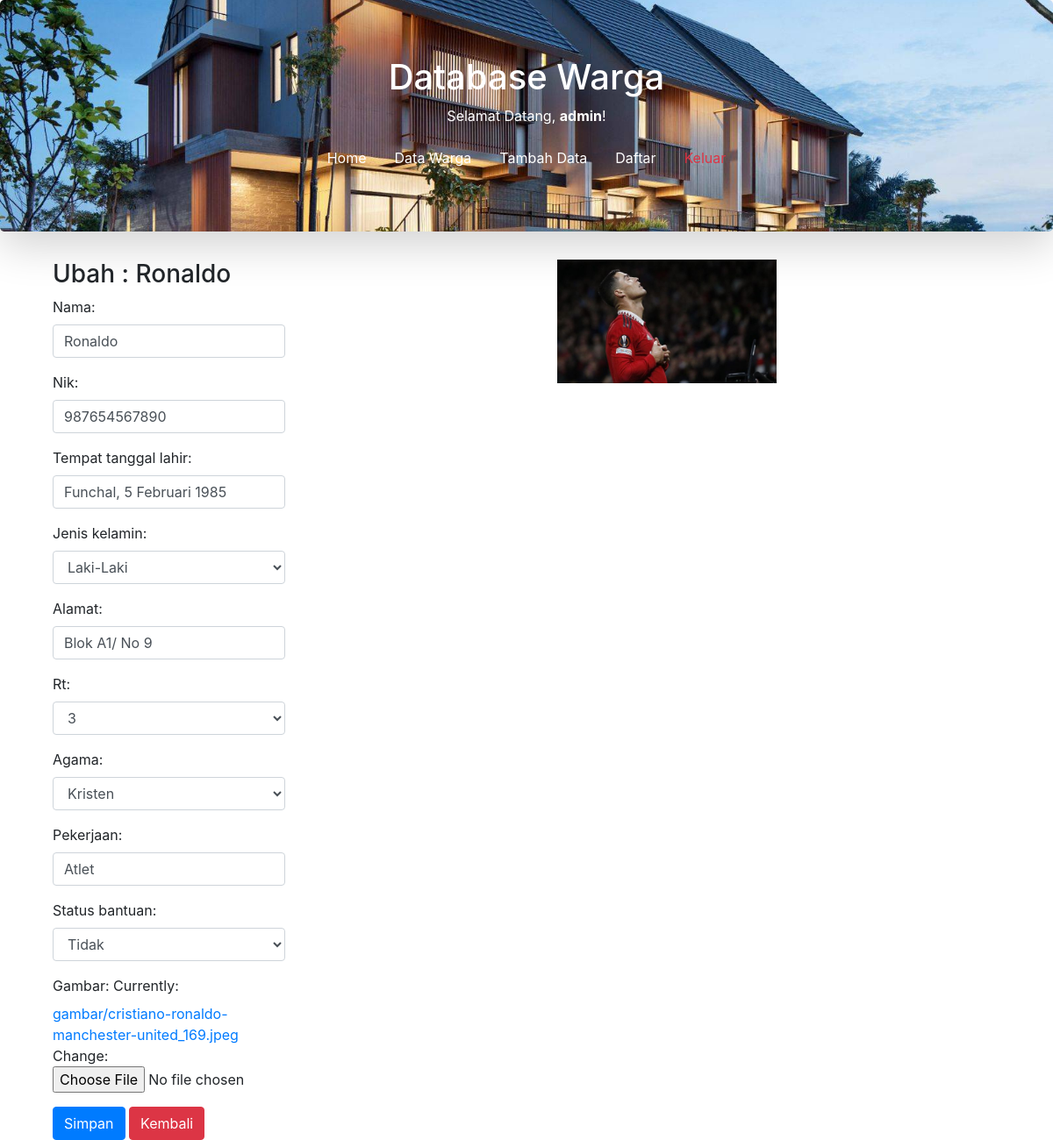
The app's page /data/ubah/2 (signed in) with its own data.
### pendataan_warga/models.py (models this page shows, shortened)
class data_warga(models.Model):
    nama = models.CharField(max_length= 100)
    nik = models.CharField(max_length=  20)
    tempat_tanggal_lahir = models.CharField(max_length= 100)
    jenis_kelamin = models.ForeignKey(JenisKelamin, on_delete= models.CASCADE, null= True)
    alamat = models.CharField(max_length= 100)
    rt = models.ForeignKey(RukunTtg, on_delete= models.CASCADE, null= True)
    agama = models.ForeignKey(Agama, on_delete= models.CASCADE, null= True)
    pekerjaan = models.CharField(max_length= 100)
    status_bantuan = models.ForeignKey(StatusBantuan, on_delete= models.CASCADE, null= True)
    gambar = models.ImageField(upload_to= 'gambar/', null = True)
    tanggal_upload = models.DateTimeField(auto_now_add = True, null= True)

class JenisKelamin(models.Model):
    nama = models.CharField(max_length= 10)
    def __str__(self):
        return self.nama

class RukunTtg(models.Model):
    nama = models.CharField(max_length=2)
    def __str__(self):
        return self.nama

### pendataan_warga/views.py (the view)
# urls.py: path('data/ubah/<int:id_data_rakyat>', ubah_warga, name= 'ubah'),
@login_required(login_url = settings.LOGIN_URL)
def ubah_warga(request,id_data_rakyat):
    data = data_warga.objects.get(id = id_data_rakyat)
    template = 'ubah.html'
    if request.POST:
        form = FormWarga(request.POST, request.FILES, instance= data)
        if form.is_valid():
            form.save()
            messages.success(request, "Data Berhasil Diubah!")
            return redirect('ubah', id_data = id_data_rakyat)
    else:
        form = FormWarga(instance= data)
        konteks={
            'form':form,
            'data':data,
        }
    return render(request, template, konteks)

### pendataan_warga/forms.py
class FormWarga(ModelForm):
    class Meta:
        model = data_warga
        fields = '__all__'
        widgets = {
            'nama': forms.TextInput({'class':'form-control'}),
            'nik': forms.TextInput({'class':'form-control'}),
            'tempat_tanggal_lahir': forms.TextInput({'class':'form-control'}),
            'jenis_kelamin': forms.Select({'class':'form-control'}),
            'alamat': forms.TextInput({'class':'form-control'}),
            'rt': forms.Select({'class':'form-control'}),
            'agama': forms.Select({'class':'form-control'}),
            'pekerjaan': forms.TextInput({'class':'form-control'}),
            'status_bantuan': forms.Select({'class':'form-control'}),
        }

### pendataan_warga/models.py (called while the page is built)
    def __str__(self):
        return self.nama

    def __str__(self):
        return self.nama

### pendataan_warga/templates/ubah.html (shortened to what this page needs)
{% extends 'base.html' %}
{% block content %}
<div class="col-md-9">
    {% if data.gambar %}
        <img src="{{ data.gambar.url }}" class="float-right" width="250px">
    {% endif %}
</div>
<div class="container">
    <div class="row">
        <div class="col-md-6">
            <h3>Ubah : {{ data.nama }}</h3>
            <form class="{% url 'ubah' data.id %}" method="post" enctype="multipart/form-data">
                {{form.as_p}}
                <button class="btn btn-primary">Simpan</button>
                <a href="/data" class="btn btn-danger">Kembali</a>
            </form>
        </div>
    </div>
</div>
{% endblock %}

### templates/base.html (shortened to what this page needs)
{% load static %}
<!DOCTYPE html>
<html lang="en">
<head>
  <link rel="stylesheet" href="{% static 'css/bootstrap.min.css' %}" >
  <link rel="stylesheet" href="{% static 'css/style.css' %}" >
</head>
<body>
  {% include 'judul.html' %}
  {% block content %}
  {% endblock %}
</body>
</html>

### templates/judul.html
<div class="jumbotron text-center text-white shadow-lg">
    <h1>Database Warga</h1>
    {% if user.is_authenticated %}
      <p>Selamat Datang, <strong>{{ user }}</strong>!</p>
      <nav class="nav justify-content-center">
        <a href="{% url 'home' %}" class="nav-link text-white">Home</a>
        <a href="{% url 'data_rakyat' %}" class="nav-link text-white">Data Warga</a>
        <a href="{% url 'tambah_warga' %}" class="nav-link text-white">Tambah Data</a>
        <a href="{% url 'signup' %}" class="nav-link text-white">Daftar</a>
        <a href="{% url 'keluar' %}" class="nav-link text-danger">Keluar</a>
      </nav>
    {% endif %}
</div>

### static/css/style.css (style rules this page uses)
body { background-color: #FFFF; }
.jumbotron { background-image: url('../images/perumahan.jpg') ; background-position: center; background-size: cover; }

### records on screen
data_warga: gambar (picture), nama "Ronaldo", nik "987654567890", tempat_tanggal_lahir "Funchal, 5 Februari 1985", jenis_kelamin "Laki-Laki", alamat "Blok A1/ No 9", rt "3", agama "Kristen", pekerjaan "Atlet", status_bantuan "Tidak"

### other values on screen
{{ user }} "admin"
